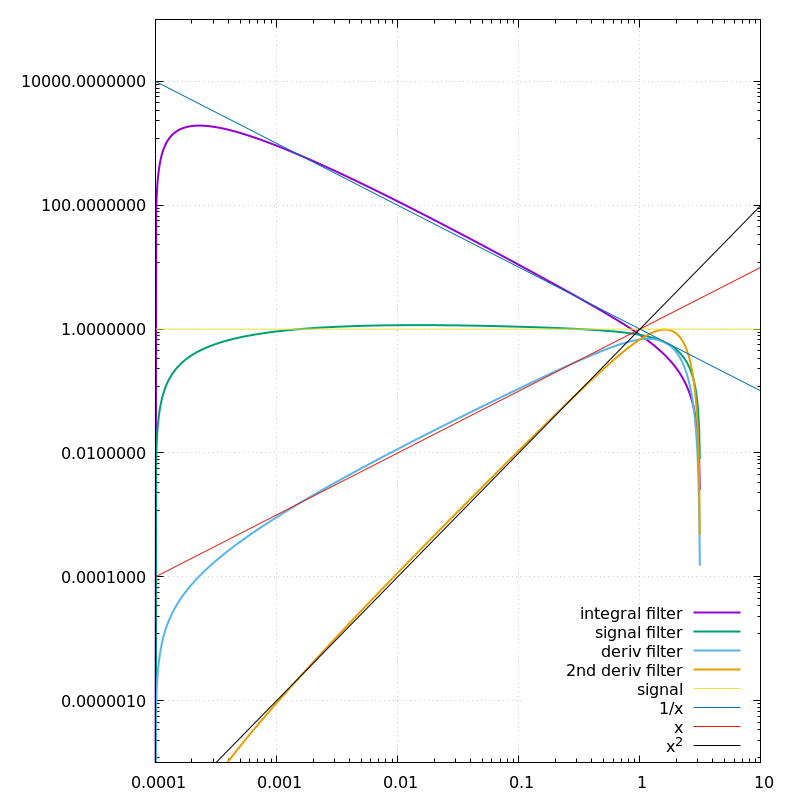

Recreate this plot in gnuplot.
#!/usr/local/bin/gnuplot -persist
#
#    
#    	G N U P L O T
#    	Version 5.2 patchlevel 6    last modified 2019-01-01 
#    
#    	Copyright (C) 1986-1993, 1998, 2004, 2007-2018
#    	Thomas Williams, Colin Kelley and many others
#    
#    	gnuplot home:     http://www.gnuplot.info
#    	faq, bugs, etc:   type "help FAQ"
#    	immediate help:   type "help"  (plot window: hit 'h')
# set terminal x11 
# set output
unset clip points
set clip one
unset clip two
set errorbars front 1.000000 
set border 31 front lt black linewidth 1.000 dashtype solid
set zdata 
set ydata 
set xdata 
set y2data 
set x2data 
set boxwidth
set style fill  empty border
set style rectangle back fc  bgnd fillstyle   solid 1.00 border lt -1
set style circle radius graph 0.02 
set style ellipse size graph 0.05, 0.03 angle 0 units xy
set dummy x, y
set format x "% h" 
set format y "% h" 
set format x2 "% h" 
set format y2 "% h" 
set format z "% h" 
set format cb "% h" 
set format r "% h" 
set ttics format "% h"
set timefmt "%d/%m/%y,%H:%M"
set angles radians
set tics back
unset grid
unset raxis
set theta counterclockwise right
set style parallel front  lt black linewidth 2.000 dashtype solid
set key title "" center
set key fixed right top vertical Right noreverse enhanced autotitle nobox
set key noinvert samplen 4 spacing 1 width 0 height 0 
set key maxcolumns 0 maxrows 0
set key noopaque
unset label
unset arrow
set style increment default
unset style line
unset style arrow
set style histogram clustered gap 2 title textcolor lt -1
unset object
set style textbox transparent margins  1.0,  1.0 border  lt -1 linewidth  1.0
set offsets 0, 0, 0, 0
set pointsize 1
set pointintervalbox 1
set encoding utf8
unset polar
unset parametric
unset decimalsign
unset micro
unset minussign
set view 60, 30, 1, 1
set view azimuth 0
set rgbmax 255
set samples 1000, 1000
set isosamples 10, 10
set surface 
unset contour
set cntrlabel  format '%8.3g' font '' start 5 interval 20
set mapping cartesian
set datafile separator whitespace
unset hidden3d
set cntrparam order 4
set cntrparam linear
set cntrparam levels auto 5 unsorted
set cntrparam firstlinetype 0
set cntrparam points 5
set size ratio 0 1,1
set origin 0,0
set style data points
set style function lines
unset xzeroaxis
unset yzeroaxis
unset zzeroaxis
unset x2zeroaxis
unset y2zeroaxis
set xyplane relative 0.5
set tics scale  1, 0.5, 1, 1, 1
set mxtics default
set mytics default
set mztics default
set mx2tics default
set my2tics default
set mcbtics default
set mrtics default
set nomttics
set xtics border in scale 1,0.5 mirror norotate  autojustify
set xtics  norangelimit autofreq 
set ytics border in scale 1,0.5 mirror norotate  autojustify
set ytics  norangelimit autofreq 
set ztics border in scale 1,0.5 nomirror norotate  autojustify
set ztics  norangelimit autofreq 
unset x2tics
unset y2tics
set cbtics border in scale 1,0.5 mirror norotate  autojustify
set cbtics  norangelimit autofreq 
set rtics axis in scale 1,0.5 nomirror norotate  autojustify
set rtics  norangelimit autofreq 
unset ttics
set title "" 
set title  font "" norotate
set timestamp bottom 
set timestamp "" 
set timestamp  font "" norotate
set trange [ * : * ] noreverse nowriteback
set urange [ * : * ] noreverse nowriteback
set vrange [ * : * ] noreverse nowriteback
set xlabel "" 
set xlabel  font "" textcolor lt -1 norotate
set x2label "" 
set x2label  font "" textcolor lt -1 norotate
set xrange [ 0.000100000 : 10.0000 ] noreverse writeback
set x2range [ * : * ] noreverse writeback
set ylabel "" 
set ylabel  font "" textcolor lt -1 rotate
set y2label "" 
set y2label  font "" textcolor lt -1 rotate
set yrange [ * : * ] noreverse writeback
set y2range [ * : * ] noreverse writeback
set zlabel "" 
set zlabel  font "" textcolor lt -1 norotate
set zrange [ * : * ] noreverse writeback
set cblabel "" 
set cblabel  font "" textcolor lt -1 rotate
set cbrange [ * : * ] noreverse writeback
set rlabel "" 
set rlabel  font "" textcolor lt -1 norotate
set rrange [ * : * ] noreverse writeback
unset logscale
unset jitter
set zero 1e-08
set lmargin  -1
set bmargin  -1
set rmargin  -1
set tmargin  -1
set locale "en_US.UTF-8"
set pm3d explicit at s
set pm3d scansautomatic
set pm3d interpolate 1,1 flush begin noftriangles noborder corners2color mean
set pm3d nolighting
set palette positive nops_allcF maxcolors 0 gamma 1.5 color model RGB 
set palette rgbformulae 7, 5, 15
set colorbox default
set colorbox vertical origin screen 0.9, 0.2 size screen 0.05, 0.6 front  noinvert bdefault
set style boxplot candles range  1.50 outliers pt 7 separation 1 labels auto unsorted
set loadpath 
set fontpath 
set psdir
set fit brief errorvariables nocovariancevariables errorscaling prescale nowrap v5
g(x,w) = exp(-(x/w)**2)
c2(x,w)=((x/w)<pi/2?cos(x/w)**2:0.)
c4(x,w)=((x/w)<pi/2?cos(x/w)**4:0.)
s2(x,w,n)=sin(x/w)**n
GNUTERM = "x11"
Ifilter(x) = (abs(x)<pi ? cos(x/2)*log(x*1e4)/(x**1.2)/10 : 0.)
Sfilter(x) = (abs(x)<pi ? cos(x/2)*log(x*1e4)/(x**.2)/10 : 0.)
Dfilter(x) = (abs(x)<pi ? sin(x)*cos(x/2)*log(x*1e4)/(x**.2)/10 : 0.)
DDfilter(x) = (abs(x)<pi ? x*sin(x)*cos(x/2)*log(x*1e4)/(x**.2)/10 : 0.)
set log
set xrange [1e-4:10]
set yrange [1e-7:1e5]
set term png size 800,800
set output 'figs/plotting.filters.png'
set key bottom right 
set grid
plot Ifilter(x) title 'integral filter' lw 2, Sfilter(x) title 'signal filter' lw 2 , Dfilter(x) title 'deriv filter' lw 2,DDfilter(x) title '2nd deriv filter' lw 2,\
	1 title 'signal',\
	1/x title '1/x',\
	x title 'x',\
	x**2 title 'x^2'
#    EOF
